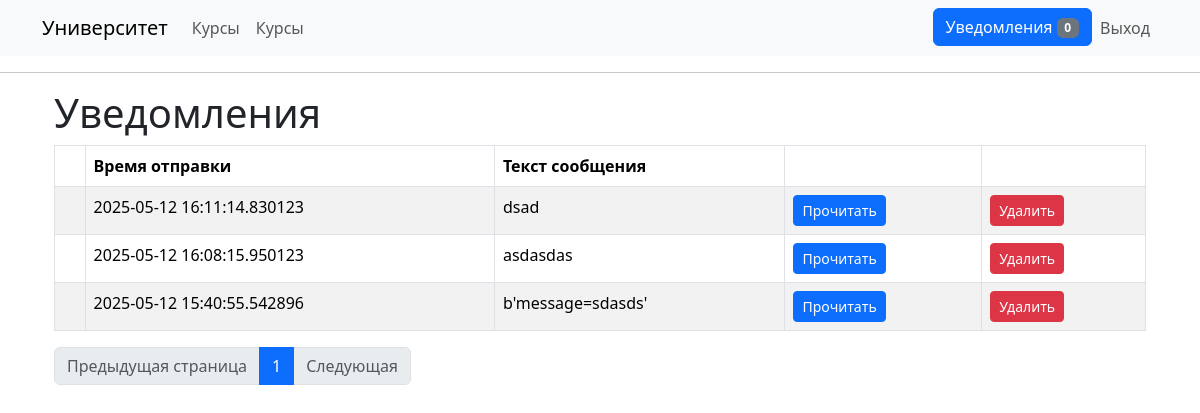
Page /notifications/4 (signed in) on the earlier database version.
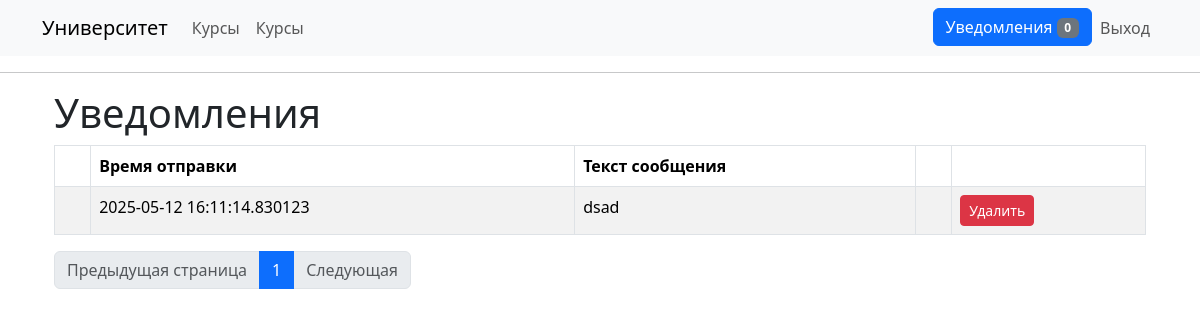
Same page on the later database version.
### app/models/notification.py (models this page shows, shortened)
class Notification(db.Model):
    id: so.Mapped[int] = so.mapped_column(primary_key=True)
    message: so.Mapped[str] = so.mapped_column(
        sa.String(256), index=True, unique=True)
    user_id: so.Mapped[int] = so.mapped_column(
        sa.ForeignKey('user.id', ondelete='CASCADE'), index=True)
    user: so.Mapped['User'] = so.relationship(
        back_populates='notifications')
    has_read: so.Mapped[bool] = so.mapped_column(sa.Boolean)
    time_sent: so.Mapped[datetime] = so.mapped_column(index=True, default=lambda: datetime.now(timezone.utc))

### app/routes/notification_routes.py (the view)
@app.route('/notifications/<user_id>')
@login_required
def notifications(user_id):
    page = request.args.get('page', 1, type=int)
    notifications = user_service.get_notifications(page, only_new=False, user=current_user)
    return render_template('notifications/notifications.html', title='Уведомления', notifications=notifications)

### app/routes/__init__.py (called while the page is built)
@login.user_loader
def load_user(id):
  return user_service.get_by_id(id)

### app/services/user_service.py (called while the page is built)
def get_by_id(id: int):
    try:
        res = db.session.get(User, id)
        if res is None:
            raise ValueError(f'Пользователь с id = {id} не существует')
        return res
    except ValueError as e:
        db.session.rollback()
        app.logger.error(e)
        raise
    except Exception as e:
        db.session.rollback()
        app.logger.error(e)
        raise Exception('Неизвестная ошибка')

def get_notifications(page: int, only_new, user: User):
    try:
        query = user.notifications.select()
        if only_new:
            query = query.where(Notification.has_read == False)
        query = query.order_by(sa.asc(Notification.has_read), sa.desc(Notification.time_sent))
        return db.paginate(query, page=page, per_page=app.config['NOTIFICATIONS_PER_PAGE'], error_out=False)
    except Exception as e:
        db.session.rollback()
        app.logger.error(e)
        raise Exception('Неизвестная ошибка')

### app/templates/notifications/notifications.html (shortened to what this page needs)
{% extends "base.html" %}
{% block content %}
    <div class="container">
        <h1>Уведомления</h1>
        <table id="notifications-table" class="table table-striped table-bordered" style="width:100%">
            <thead>
                <tr>
                    <th> </th>
                    <th> Время отправки </th>
                    <th> Текст сообщения </th>
                    <th></th>
                    <th></th>
                </tr>
            </thead>
            <tbody>
                {% for notification in notifications %}
                    <tr id="notification-{{ notification.id }}">
                        <td></td>
                        <td class="text-wrap">{{notification.time_sent}}</td>
                        <td class="text-wrap">{{notification.message}}</td>
                        <td>
                            {% if not notification.has_read %}
                            <button class="btn btn-primary btn-sm read-btn"
                                    data-item-id="{{ notification.id }}">
                                Прочитать
                            </button>
                            {% endif %}
                        </td>
                        <td>
                            <button class="btn btn-danger btn-sm delete-btn"
                                    data-item-id="{{ notification.id }}">
                                Удалить
                            </button>
                        </td>
                    </tr>
                {% endfor %}
            </tbody>
        </table>
        <ul class="pagination">
            {% if notifications.has_prev %}
             <li class="page-item"><a class="page-link" href="{{ url_for('notifications', page=notifications.prev_num, user_id=current_user.id) }}">Предыдущая страница</a></li>
            {% else %}
             <li class="page-item disabled"><span class="page-link">Предыдущая страница</span>
            {% endif %}
             </li>
            {% for page in notifications.iter_pages(left_edge=2, right_edge=2, left_current=1, right_current=1) %}
            {% if page == notifications.page %}
             <li class="page-item active"><a class="page-link" href="{{ url_for('notifications', page=page, user_id=current_user.id) }}">{{ page }}</a></li>
            {% elif page %}
             <li class="page-item"><a class="page-link" href="{{ url_for('notifications', page=page, user_id=current_user.id) }}">{{ page }}</a></li>
            {% else %}
             <li class="page-item disabled" id="example_ellipsis"><a href="#" class="page-link">…</a></li>
            {% endif %}
            {% endfor %}
            {% if notifications.has_next %}
             <li class="page-item"><a class="page-link" href="{{ url_for('notifications', page=notifications.next_num, user_id=current_user.id) }}">Следующая</a></li>
            {% else %}
             <li class="page-item disabled"><span class="page-link">Следующая</span>
            {% endif %}
        </ul>
    </div>
{% endblock %}

### app/templates/base.html (shortened to what this page needs)
<!doctype html>
<html lang="ru">
    <head>
        <link
        href="https://cdn.jsdelivr.net/npm/bootstrap@5.3.2/dist/css/bootstrap.min.css"
        rel="stylesheet"
>
    </head>
    <body>
        <nav class="navbar navbar-expand-lg bg-body-tertiary">
            <div class="container">
              <a class="navbar-brand" href="{{ url_for('index') }}">Университет</a>
              <div class="collapse navbar-collapse" id="navbarSupportedContent">
                <ul class="navbar-nav me-auto mb-2 mb-lg-0">
                  {% if current_user.role == 0 %}
                  <li class="nav-item">
                    <a class="nav-link" aria-current="page" href="{{ url_for('index') }}">Главная</a>
                  </li>
                  <li class="nav-item">
                    <a class="nav-link" aria-current="page" href="{{ url_for('faculties') }}">Факультеты</a>
                  </li>
                  <li class="nav-item">
                    <a class="nav-link" aria-current="page" href="{{ url_for('departments') }}">Кафедры</a>
                  </li>
                  <li class="nav-item">
                    <a class="nav-link" aria-current="page" href="{{ url_for('course_types') }}">Типы курсов</a>
                  </li>
                  <li class="nav-item">
                    <a class="nav-link" aria-current="page" href="{{ url_for('courses') }}">Курсы</a>
                  </li>
                  <li class="nav-item">
                    <a class="nav-link" aria-current="page" href="{{ url_for('users') }}">Пользователи</a>
                  </li>
                  <li class="nav-item">
                    <a class="nav-link" aria-current="page" href="{{ url_for('teachers_courses') }}">Курсы преподавателей</a>
                  </li>
                  {% elif current_user.role == 1 %}
                  <li class="nav-item">
                    <a class="nav-link" aria-current="page" href="#">Курсы</a>
                  </li>
                  <li class="nav-item">
                    <a class="nav-link" aria-current="page" href="{{ url_for('courses') }}">Курсы</a>
                  </li>
                  {% endif %}
                </ul>
                <ul class="navbar-nav mb-2 mb-lg-0">
                  {% if current_user.is_anonymous %}
                  <li class="nav-item">
                    <a class="nav-link" aria-current="page" href="{{ url_for('login') }}">Вход</a>
                  </li>
                  {% else %}
                  <li class = "nav-item">
                    <a href="{{ url_for('notifications', user_id=current_user.id) }}" class="btn btn-primary">
                      Уведомления <span class="badge bg-secondary" id="notifications">0</span>
                    </a>
                  </li>
                  <li class="nav-item">
                    <a class="nav-link" aria-current="page" href="{{ url_for('logout') }}">Выход</a>
                  </li>
                  {% endif %}
                </ul>
              </div>
            </div>
        </nav>
        <hr>
        <div class="container mt-3">
            {% block content %}{% endblock %}
        </div>
    </body>
</html>

Differences in the rows shown:
removed Notification: time_sent "2025-05-12 16:08:15.950123", message "asdasdas"
removed Notification: time_sent "2025-05-12 15:40:55.542896", message "b'message=sdasds'"
changed Notification "dsad": no longer shows "Прочитать"
